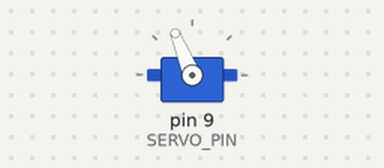
A sketch run on a simulated Arduino Uno, built with avr-gcc and run on an emulated ATmega328P. Shown: servo. What the sketch prints to the serial monitor is not drawn.

Above: at 0.05 s.
At 0.35 s:
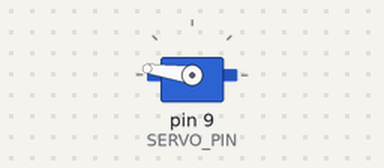
At 0.7 s:
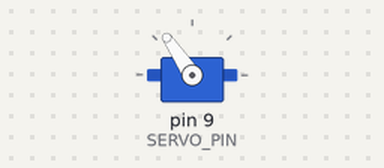
At 1.6 s:
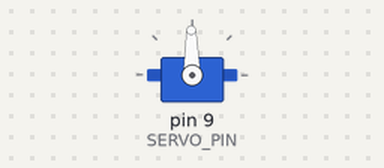
Timing chart, 0 to 3.8 s (numbered marks = the images above):
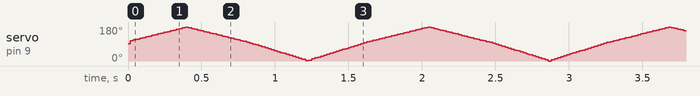

The sketch:

sketch_nov19a.ino
```cpp
#include "Arduino.h"
#include <Servo.h>  // loads the Servo library

// Servo pin
#define SERVO_PIN 9

// Parameters for servo control as well as instantiation
#define SERVO_START_ANGLE 90
#define SERVO_UP_LIMIT 180
#define SERVO_DOWN_LIMIT 0
static Servo myServo;

void setup() {
  Serial.begin(9600);  // set up serial connection at 9600 Baud

  //Set up servo
  myServo.attach(SERVO_PIN);
  myServo.write(SERVO_START_ANGLE);
}
void loop() { // Replace your old void loop with this
  MoveServo(); // state machine to move servo back and forth
}

void MoveServo() {
    static int state = 0;
    static int servoAngle = SERVO_START_ANGLE;
    Serial.println(servoAngle);

    switch(state) {
    case 0: // servo moving in positive direction
      servoAngle = servoAngle + 1;
      if (servoAngle >= SERVO_UP_LIMIT) {
        state = 1;
      }
      break;
    case 1: // servo moving in negative direction
      servoAngle = servoAngle - 1;
      if (servoAngle <= SERVO_DOWN_LIMIT) {
        state = 0;
      }
      break;
  }
  myServo.write(servoAngle); // send angle to the servo
  // the .write() function expects an integer between 0 and 180 degrees
}
```
